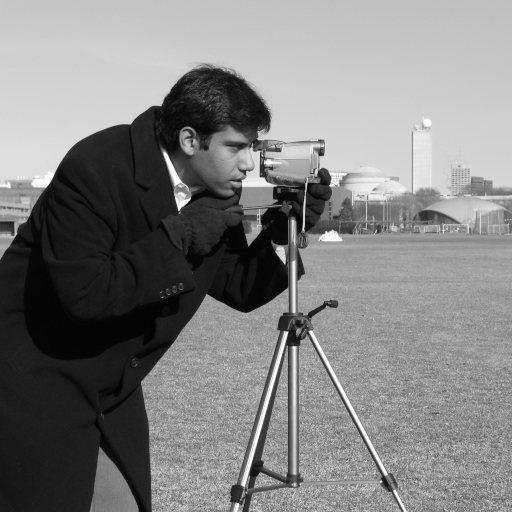
#> input picture skimage.data.camera(), 512 x 512 px
$ jupyter execute ETEICE472_exp2_.ipynb
#> lines starting #> are read from the running program, lines starting #| are printed output that depends on the picture
<a href="https://colab.research.google.com/github/suhailnajeeb/ete-ice-472/blob/master/experiment-2/ETEICE472_exp2_.ipynb" target="_parent"></a>

##ETE ICE 472: Digital Speech & Image Processing
### Summer 2020
# Experiment 2: Basic Image Manipulations in Python

[cell 1]
#Name:
#Student ID:

### Library Imports

[cell 2]
import skimage                        # Imort the Scikit-image Library
from skimage import data              # For loading data from skimage library
import matplotlib.pyplot as plt       # For plotting the image
from skimage import io                # For I/O Operations
from skimage.transform import resize  # Resize Function

Lets load a sample camera image from the scikit image **data** library and store it into a variable called **camera**

[cell 3]
camera = data.camera()
#> camera is the input picture: shape (512, 512); min 0, max 255, mean 129.1

Lets check the type of the image using the function **type()**. Usually images are stored as **numpy.ndarray** format.

[cell 4]
type(camera)

The dimensions/spatial resolution of the image is returned by the attribute image.**shape**

[cell 5]
camera.shape
#> Out = (512, 512)

Lets check what actually comprises the image? The pixel values.

[cell 6]
camera

Let's visualize the image using **plt.imshow()** function followed by the function **plt.show()**

[cell 7]
plt.imshow(camera)
plt.show()

Since this is a black and white image, the function **imshow()** needs an argument **cmap = 'gray'** to render it properly.

[cell 8]
plt.imshow(camera, cmap = 'gray')
plt.show()

### Let's Read a color image

You can read in the image by uploading the image 'hello.png' to the **Files** Tab on the left. Then read the image using the **io.imread()** function.

[cell 9]
hello = io.imread('hello.png')
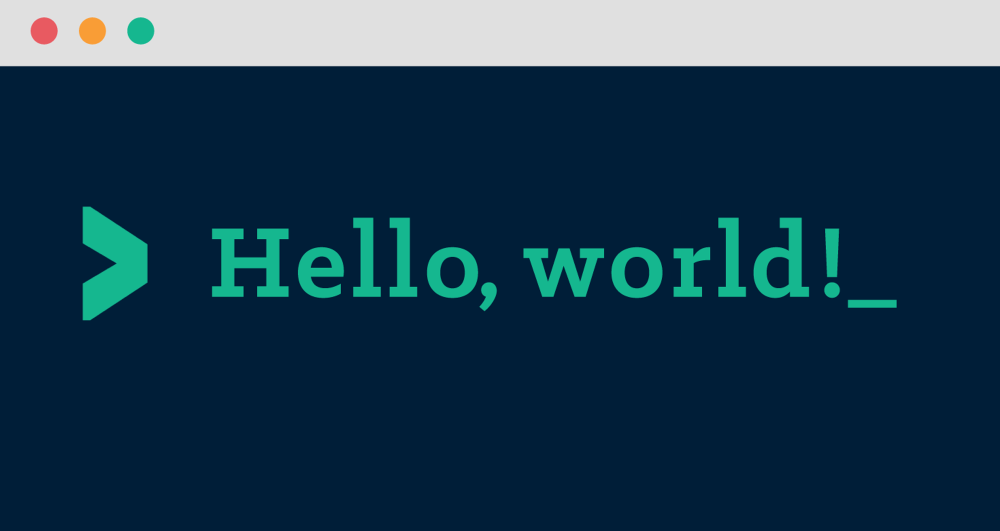
#> input picture experiment-1/hello.png, 2000 x 1062 px, found by its file name (shown at 1/2 size)
#> hello is the input picture: shape (1062, 2000, 3); mean R, G, B 28.6, 60.3, 80.2

If you are unable to upload files (mobile users),
You can use a link to load the image.
Here the image link is: https://raw.githubusercontent.com/suhailnajeeb/ete-ice-472/master/experiment-1/hello.png

[cell 10]
hello = io.imread('https://raw.githubusercontent.com/suhailnajeeb/ete-ice-472/master/experiment-1/hello.png')

[cell 11]
type(hello)

[cell 12]
hello.shape
#> Out = (1062, 2000, 3)

As you can see, the last value of the **shape** i.e. the dimension of the matrix **hello** is 3, which indicates that this is a color image. Let's also take a look at the image:

[cell 13]
hello

[cell 14]
plt.imshow(hello)
plt.show()

### Resizing Image:

[cell 15]
astro_img = data.astronaut()
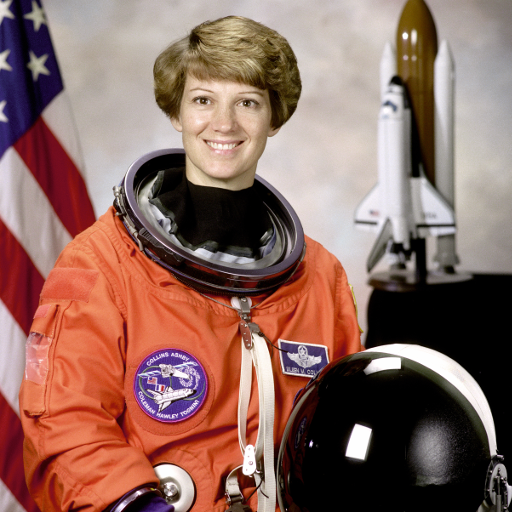
#> input picture skimage.data.astronaut(), 512 x 512 px
#> astro_img is the input picture: shape (512, 512, 3); mean R, G, B 141.6, 105.8, 96.5

[cell 16]
astro_img.shape
#> Out = (512, 512, 3)

[cell 17]
plt.imshow(astro_img)

the **resize** function is used to resize the image to a certain new shape. For example, here we resize the image to the new shape: **(128, 128, 3)**

[cell 18]
resized_img = resize(astro_img, (128, 128, 3))
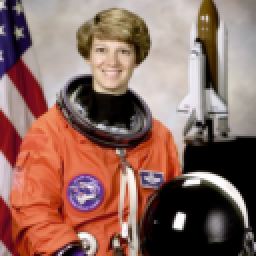
#> resized_img: shape (128, 128, 3) float64 (shown 2 times larger); mean R, G, B 0.555, 0.415, 0.378
plt.imshow(resized_img)
plt.show()

### Slicing/Cropping an Image:

[cell 19]
plt.imshow(astro_img)
plt.show()

We can also crop an image file using its **indices**. For example, ```img[0:200, 100:300]``` crops the image from 0 to 200 pixels along x axis and 100 to 300 along y axis.

[cell 20]
cropped_img = astro_img[0:200, 100:300]
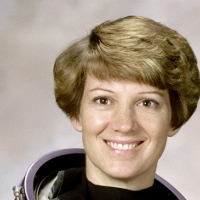
#> cropped_img: shape (200, 200, 3); mean R, G, B 161.7, 145.8, 130.1
plt.imshow(cropped_img)
plt.show()

### Storing Image to File:

The **io.imsave()** function is used to store the image. The first argument is the file name & the second argument is the image array to be stored.

[cell 21]
io.imsave('astro_face.jpg', cropped_img)
